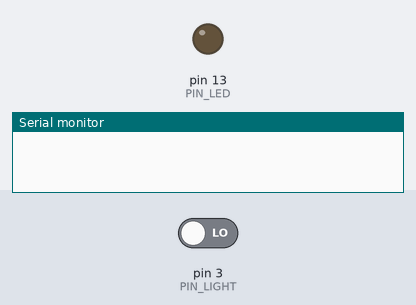
Bench run of a sketch on a simulated Arduino Uno, built with avr-gcc and run on an emulated ATmega328P. Shown: output pins drawn as LEDs (lit = HIGH), the last lines printed to the serial monitor. The test bench sets the inputs (shaded band); at power-on: pin 3 (PIN_LIGHT) LOW.

Above: at 1.2 s.
1.3 s: pin 3 (PIN_LIGHT) driven HIGH
At 2.7 s:
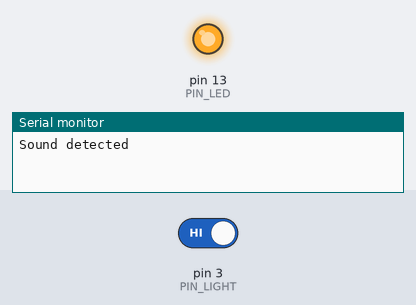
Timing chart, 0 to 4.3 s (numbered marks = the images above; inputs shaded):
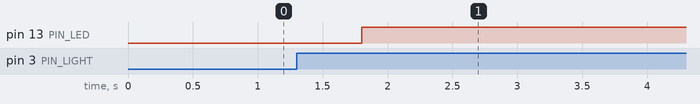

Measured:
- after the input at 1.3 s, pin 13 (PIN_LED): LOW → HIGH after 0.50 s

The sketch:

main.ino
```cpp
/**
 * @file    main.ino
 * @author  Filippo Graziani
 * @date    14/03/2024
 * @brief   A sample code for the light blocking sensor (KY010)
 * Connections:
 * Sensor       -----       Arduino Uno
 * -                        GND
 * [no label]               5V
 * S                        D3
 */

#include "Arduino.h"
#include <stdint.h>

#define     PIN_LIGHT               (3)
#define     PIN_LED                 (LED_BUILTIN)

static void irq_light_block();

static volatile bool gb_detected(false);

/**
 * @brief   Setup function.
 * @par     Description
 * Setting of the Arduino's pins and the serial port.
 * @return  Nothing.
 */
void
setup ()
{
    Serial.begin(9600);

    while (!Serial)
    {
        /* Do nothing */
    }

    pinMode(PIN_LED, OUTPUT);
    pinMode(PIN_LIGHT, INPUT);
    attachInterrupt(digitalPinToInterrupt(PIN_LIGHT), irq_light_block, RISING);
}   /* setup() */

/**
 * @brief   Loop function.
 * @par     Description
 * Checking the presence of the light of the sensor, hence if there is no light
 * then there is an obstacle.
 * @return  Nothing.
 */
void
loop ()
{
    static uint32_t debounce_time_ms(0);

    if ((true == gb_detected) && (0 == debounce_time_ms))
    {
        detachInterrupt(digitalPinToInterrupt(PIN_LIGHT));
        Serial.println("Sound detected");
        digitalWrite(PIN_LED, LOW);
        debounce_time_ms = millis();
    }

    if ((0 != debounce_time_ms) && ((millis() - debounce_time_ms) > 500))
    {
        digitalWrite(PIN_LED, HIGH);
        debounce_time_ms = 0;
        gb_detected = false;
        attachInterrupt(digitalPinToInterrupt(PIN_LIGHT), irq_light_block,
                        RISING);
    }
}   /* loop() */

/**
 * @brief   Interrupt function.
 * @par     Description
 * Detection of a light blocked status.
 * @return  Nothing.
 */
static void
irq_light_block ()
{
    gb_detected = true;
}   /* irq_light_block() */


/*** End of file ***/
```
